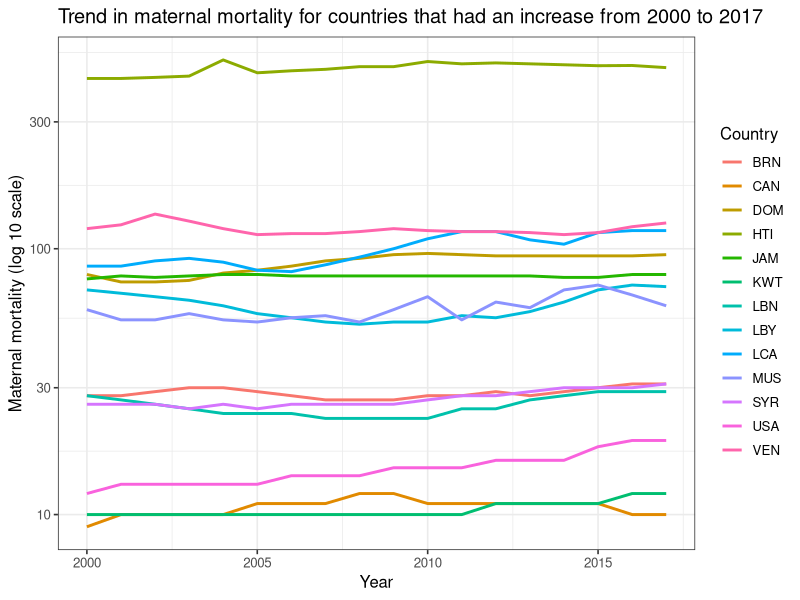

Write the R code that produced this figure.
library(tidyverse)


# Create a descriptive figure of maternal mortality trends for countries that had an increase from 2000 to 2017

finaldata <- read.csv("./data/processed/final_data.csv", header = TRUE)

forfigure <- finaldata |>
  # only select variables needed to create the figure
  dplyr::select(iso, year, maternal_mortality) |>
  # select years 2000 to 2017
  dplyr::filter(year < 2018) |>
  # gropu by country
  group_by(iso) |>
  # create a new variable diffmatmor that takes the difference between each year and baseline year 
  mutate(diffmatmor = maternal_mortality - maternal_mortality[1L]) |>
  # sort the data by country and decreasing year
  arrange(iso, desc(year)) |>
  # if the first difference is greater than 0 (if year 2017 is greater than baseline, then incmatmor = 1)
  mutate(incmatmor = ifelse(diffmatmor[1L] > 0 , 1, 0)) |>
  # re-sort data by country and increasing year
  arrange(iso, year) |>
  ungroup() |>
  # only include countries that had an increase in maternal mortality from 2000 to 2017
  dplyr::filter(incmatmor == 1)
length(unique(forfigure$iso))

fig01 <- forfigure |>
  ggplot(aes(x = year, y = maternal_mortality, group = iso)) +
  geom_line(aes(color = iso), alpha = 1, linewidth = 1) +
  xlim(c(2000,2017)) +
  # use log 10 sclae for y axis
  scale_y_continuous(trans='log10') + 
  labs(y = "Maternal mortality (log 10 scale)", x = "Year", color = "Country", title = "Trend in maternal mortality for countries that had an increase from 2000 to 2017") + 
  # use black and white theme and increase the size of labels
  theme_bw(base_size = 12)

# save the gplot as a png file
ggsave(fig01, file = "./outputs/fig01_increase_matmor.png", width = 8, height = 5)
